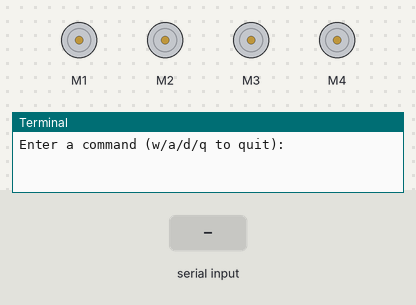
Simulated run of this program. Board: Raspberry Pi (BCM pin numbers). Shown: 4 × DC motor (green arrow = forward, orange = backward, longer = faster), the last lines printed to the terminal. The inputs (shaded band) are chosen by the test bench. Motors are numbered in the order the program creates them (left before right in a Robot).

Above: at 1.2 s.
1.3 s: "w" typed at the terminal, then Enter
At 1.7 s:
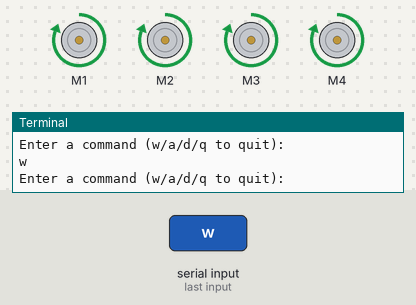
2.8 s: "s" typed at the terminal, then Enter
At 4.0 s:
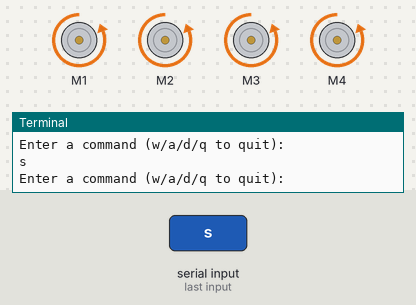
4.3 s: "a" typed at the terminal, then Enter
At 5.2 s:
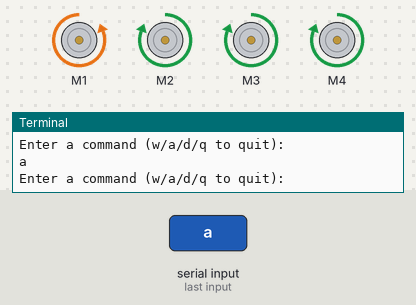
Timing chart, 0 to 7.3 s (numbered marks = the images above; inputs shaded):
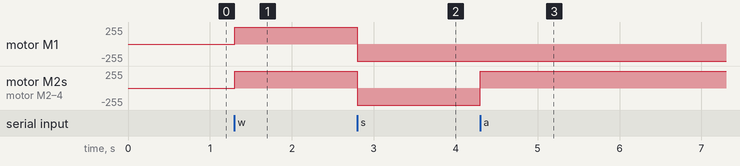

Measured:
- after the input at 1.3 s, motor M1–4: stopped → forward 255/255 at once
- after the input at 2.8 s, motor M1–4: forward 255/255 → backward 255/255 at once
- after the input at 4.3 s, motor M2–4: backward 255/255 → forward 255/255 at once

The program:

range3.py
```python
from gpiozero import Motor

# Initialize motors
top_left = Motor(forward=4, backward=22)
top_right = Motor(forward=17, backward=23)
bottom_left = Motor(forward=5, backward=6)
bottom_right = Motor(forward=26, backward=16)

# Function to stop all motors
def stop_motors():
    top_left.stop()
    top_right.stop()
    bottom_left.stop()
    bottom_right.stop()

while True:
    # Prompt the user for a command
    command = input("Enter a command (w/a/d/q to quit): ")

    if command == 'w':
        top_left.forward()
        top_right.forward()
        bottom_left.forward()
        bottom_right.forward()
    elif command == 'a':
        top_right.forward()
        bottom_left.forward()
        bottom_right.forward()
    elif command == 'd':
        top_left.forward()
        bottom_left.forward()
        bottom_right.forward()

    elif command == 's':
        top_left.backward()
        top_right.backward()
        bottom_left.backward()
        bottom_right.backward()

    elif command == 'q':
        # Stop all motors and exit the loop
        stop_motors()
        break
    else:
        # Invalid input, stop all motors
        stop_motors()

# Stop all motors before exiting
stop_motors()
```
